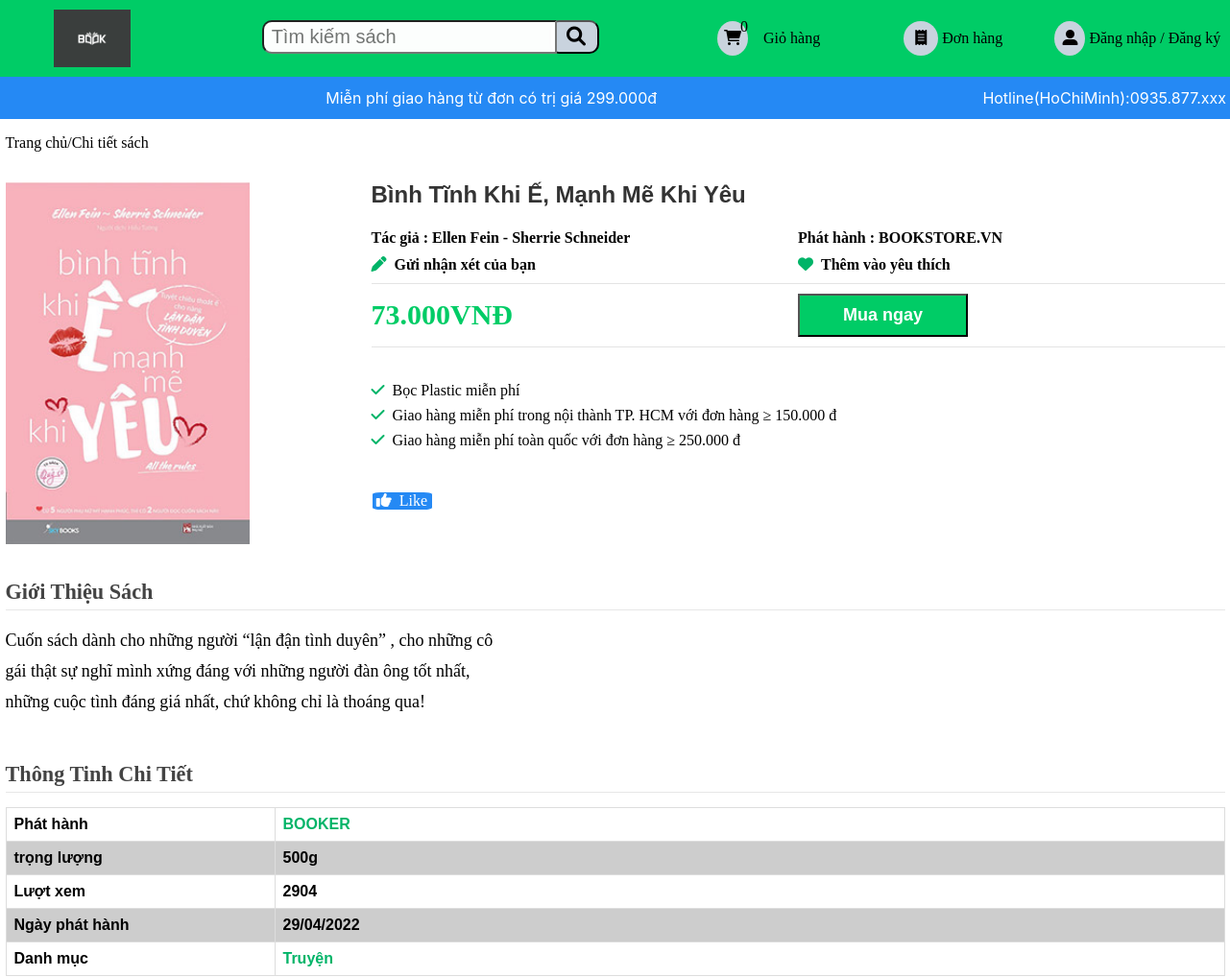
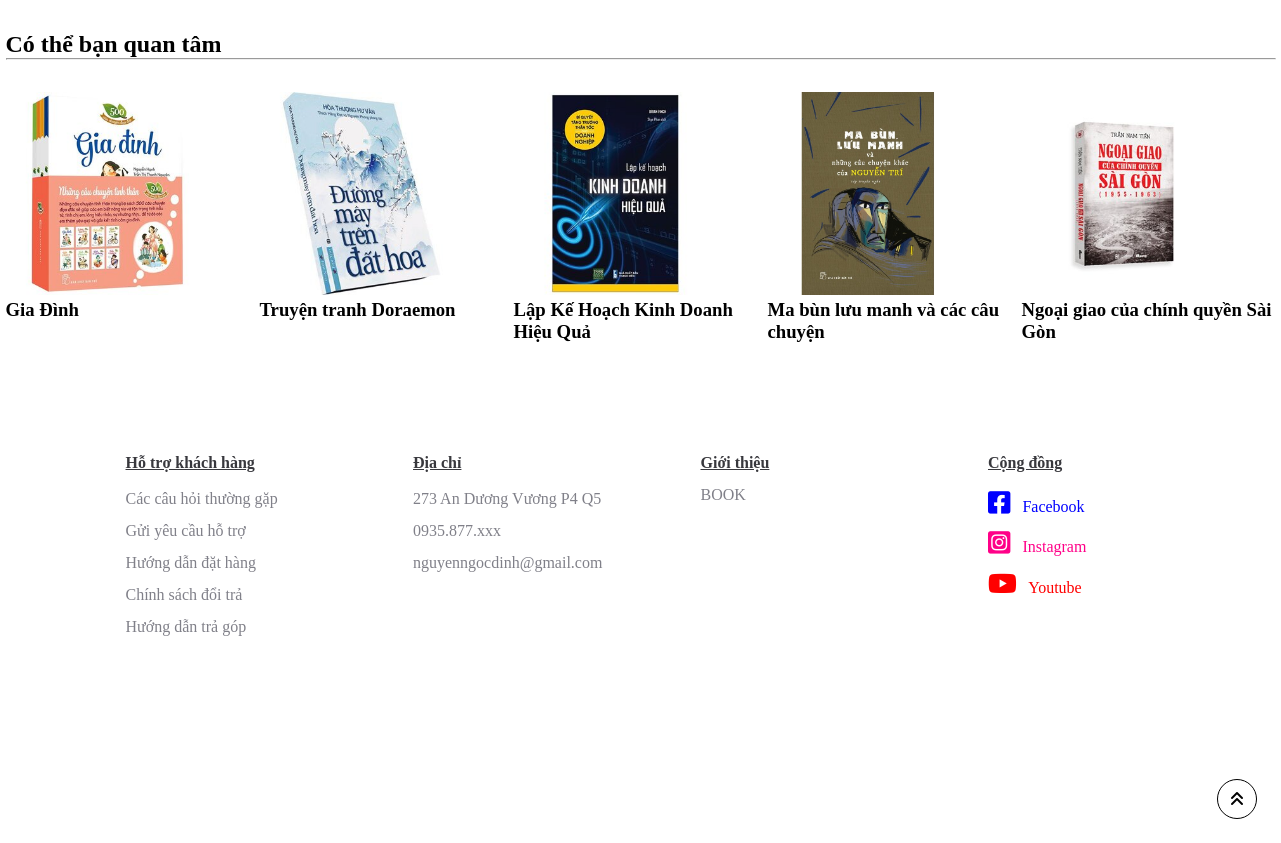
/chitietsanpham.php?id=1, run on the app's committed database (2 pictures, top to bottom).
### tables this page shows
CREATE TABLE `t_san_pham` (
  `t_san_pham_id` int(10) NOT NULL,
  `ten_san_pham` varchar(255) NOT NULL,
  `gia_san_pham` int(6) NOT NULL,
  `anh_san_pham` varchar(100) NOT NULL,
  `tac_gia` varchar(50) NOT NULL,
  `the_loai` varchar(50) NOT NULL,
  `chi_tiet_san_pham` varchar(400) NOT NULL
);

### chitietsanpham.php (the view, shortened to what this page needs)
<!DOCTYPE html>
<html lang="en">
<head>
    <link rel="stylesheet" href="https://cdnjs.cloudflare.com/ajax/libs/font-awesome/6.0.0-beta3/css/all.min.css">
    <link rel="stylesheet" href="css/chitietsanpham.css">
</head>
<?php
    include('./config/config.php');
    if(isset($_GET['id'])){
        $id=$_GET['id'];
    }else{
        header('location:index.php');
        $id="";
    }
    $sql_detail = mysqli_query($connect,"SELECT * FROM t_san_pham WHERE t_san_pham_id='$id'");
    $chi_tiet_san_pham = mysqli_fetch_assoc($sql_detail);
?>
<body>
<div id="wrapper">
    <?php
        include('./include/header.php');
    ?>
    <div id="container">
    <div id="blockMap">
            <div id="map">
                <span><a class="text-black" href="./index.php">Trang chủ/Chi tiết sách</a></span>
            </div>
        </div>
        <div class="chi-tiet-san-pham">
            <form action="" method="POST"  >
            <div class="left-content">
                <div class="img">
                    <img  onclick="" src="./assets/imgs/<?php echo $chi_tiet_san_pham['anh_san_pham'] ?>" alt="<?php echo $chi_tiet_san_pham['anh_san_pham'] ?>">
                </div>
            </div>
            <div class="right-content">
                <div class="ten-sach">
                    <h3><?php echo $chi_tiet_san_pham['ten_san_pham'] ?></h3>
                </div>
                <div class="row groups">
                    <div class="col col-2 tac-gia">
                        <p>Tác giả : <?php echo $chi_tiet_san_pham['tac_gia'] ?></p>
                    </div>
                    <div class="col col-2 phat-hanh">
                        <p>Phát hành : BOOKSTORE.VN</p>
                    </div>
                </div>
                <div class="row groups ">
                    <div class="col col-2 nhan-xet">
                        <p><i class="fa-solid fa-pen"></i>Gửi nhận xét của bạn</p>
                    </div>
                    <div class="col col-2 yeu-thich">
                        <p><i class="fa-solid fa-heart"></i>Thêm vào yêu thích</p>
                    </div>
                </div>
                <div class="mua-sach">
                    <div class="col col-2 gia-sach">
                        <p><?php echo number_format($chi_tiet_san_pham['gia_san_pham'], 0, '', '.') ?>VNĐ</p>
                    </div>
                    <div class="col col-2 mua-ngay">
                        <input type="submit" name="mua_san_pham" value="Mua ngay" class="btn-mua-ngay" >
                    </div>
                </div>
                <div class="uu-dai">
                    <p><i class="fa-solid fa-check"></i>Bọc Plastic miễn phí </p>
                    <p><i class="fa-solid fa-check"></i>Giao hàng miễn phí trong nội thành TP. HCM với đơn hàng  ≥ 150.000 đ    </p>
                    <p><i class="fa-solid fa-check"></i>Giao hàng miễn phí toàn quốc với đơn hàng ≥ 250.000 đ</p>
                </div>
                <div class="like">
                    <p style="color: #fff;" ><i class="fa-solid fa-thumbs-up" style="color: #fff;" ></i>Like</p>
                </div>
            </div>
            </form>
        </div>
        <br>
        <div class="gioi-thieu-sach">
            <div class="title-gioi-thieu">
                <h3>Giới thiệu sách</h3>
            </div>
            <div class="gioi-thieu">
                <p><?php echo $chi_tiet_san_pham['chi_tiet_san_pham'] ?>
                </p>
            </div>
        </div>
        <div class="thong-tin-chi-tiet">
            <div class="title-thong-tin">
                <h3>Thông tinh chi tiết</h3>
            </div>
            <div class="thong-tin">
                <table>
                    <tr>
                        <th class="th-title">Phát hành</th>
                        <th style="color: #00b468; cursor: pointer;" >BOOKER</th>
                    </tr>
                    <tr>
                        <th class="th-title">trọng lượng</th>
                        <th>500g</th>
                    </tr>
                    <tr>
                        <th class="th-title">Lượt xem</th>
                        <th>2904</th>
                    </tr>
                    <tr>
                        <th class="th-title">Ngày phát hành</th>
                        <th>29/04/2022</th>
                    </tr>
                    <tr>
                        <th class="th-title">Danh mục</th>
                        <th style="color: #00b468; cursor: pointer;" >Truyện  </th>
                    </tr>
                </table>
            </div>
        </div>
        <div class="row block" id="module_publishing">
            <h2>
                Có thể bạn quan tâm
            </h2>
            <hr>
            <div class="col col-5">
                <div class="card">
                    <div class="img">
                        <img  onclick="" src="./assets/imgs/bo-sach-500-cau-chuyen-dao-duc.jpg" alt="">
                    </div>
                    <div class="tensp">
                        <h3>Gia Đình</h3>
                    </div>
                </div>
            </div>
            <div class="col col-5">
                <div class="card">
                    <div class="img">
                        <img  onclick="" src="./assets/imgs/duong-may-tren-dat-hoa.jpg" alt="">
                    </div>
                    <div class="tensp">
                        <h3>Truyện tranh Doraemon</h3>
                    </div>
                </div>
            </div>
            <div class="col col-5">
                <div class="card">
                    <div class="img">
                        <img  onclick="" src="./assets/imgs/lap-ke-hoach-kinh-doanh-hieu-qua.jpg" alt="">
                    </div>
                    <div class="tensp">
                        <h3>Lập Kế Hoạch Kinh Doanh Hiệu Quả</h3>
                    </div>
                </div>
            </div>
            <div class="col col-5">
                <div class="card">
                    <div class="img">
                        <img  onclick="" src="./assets/imgs/ma-bun-luu-manh-mt.jpg" alt="">
                    </div>
                    <div class="tensp">
                        <h3>Ma bùn lưu manh và các câu chuyện</h3>
                    </div>
                </div>
            </div>
            <div class="col col-5">
                <div class="card">
                    <div class="img">
                        <img  onclick="" src="./assets/imgs/ngoai-giao-cua-chinh-quyen-sai-gon.jpg" alt="">
                    </div>
                    <div class="tensp">
                        <h3>Ngoại giao của chính quyền Sài Gòn</h3>
                    </div>
                </div>
            </div>
        </div>
    </div>
    <?php
        include('./include/footer.php')
    ?>
</div>
</body>
</html>

### css/chitietsanpham.css (style rules this page uses)
* { padding: 0; margin: 0; box-sizing: border-box; }
a { text-decoration: none; }
table { font-family: arial, sans-serif; border-collapse: collapse; width: 100%; }
td, th { border: 1px solid #dddddd; text-align: left; padding: 8px; }
tr:nth-child(even) { background-color: #cdcdcd; }
.text-black { color: #000 !important; }
.row::after { content:""; display: flex; clear: both; }
.col { float: left; }
.col-2 { width: 50%; }
.col-5 { width: 20%; }
#container { margin-top: 96px; margin-right: auto; margin-left: auto; width: 1270px; margin-bottom: 100px; }
.chi-tiet-san-pham { margin-top: 32px; margin-right: auto; margin-left: auto; width: 100%; background-color: #fff; }
.left-content { width: 25%; float: left; }
.left-content .img { width: 80%; }
.left-content .img img { width: 100%; }
.right-content { width: 70%; float: right; }
.right-content .ten-sach { margin: 0; padding: 0 0 24px 0; text-transform: capitalize; color: #333; line-height: 25px; }
.right-content .ten-sach h3 { font-size: 24px; font-family: Arial, Helvetica, sans-serif; }
.right-content .groups { margin-bottom: 10px; display: flex; justify-content: space-between; }
.right-content .tac-gia ,.phat-hanh ,.nhan-xet ,.yeu-thich { margin-right: 20px; font-weight: bold; }
.right-content .mua-sach { width: 100%; padding: 10px 0; position: relative; border-bottom: 1px solid #e4e4e4; border-top: 1px solid #e4e4e4; }
.right-content .gia-sach { margin: 5px 0; }
.right-content .gia-sach p { font-weight: bold; font-size: 30px; color: #00cc66; }
.right-content .btn-mua-ngay { padding: 10px 45px; font-size: 18px; font-weight: bold; color: #fff; display: block; white-space: nowrap; background-color: #00cc66; cursor: pointer; }
.right-content .uu-dai { margin-top: 32px; }
.right-content .uu-dai p { padding: 4px 0; }
.right-content .like { margin-top: 40px; border: 1px #fff solid; background-color: #2589f4; width: 64px; text-align: center; cursor: pointer; border-radius: 15%; }
.right-content .fa-solid { margin-right: 8px; color: #00b468; }
.gioi-thieu-sach { margin-bottom: 32px; }
.gioi-thieu-sach .title-gioi-thieu ,.thong-tin-chi-tiet .title-thong-tin { text-transform: capitalize; color: #333; font-size: 19px; font-weight: normal; padding-bottom: 5px; margin-bottom: 15px; color: #444; margin-top: 15px; border-bottom: 1px solid #e7e7e7; }
.gioi-thieu-sach .gioi-thieu { width: 40%; float: left; }
.gioi-thieu-sach .gioi-thieu p { font-size: 18px; line-height: 32px; }
.thong-tin-chi-tiet { margin-bottom: 32px; }
.thong-tin-chi-tiet .thong-tin .th-title { width: 280px; }
.card { margin-top: 32px; width: 100%; }
.card .img img { width: 80%; }

### css/header.css (style rules this page uses)
* { padding: 0; margin: 0; box-sizing: border-box; }
a { text-decoration: none; }
table { font-family: arial, sans-serif; border-collapse: collapse; width: 100%; }
td, th { border: 1px solid #dddddd; text-align: left; padding: 8px; }
tr:nth-child(even) { background-color: #cdcdcd; }
.text-black { color: #000 !important; }
.row::after { content:""; display: flex; clear: both; }
.col { float: left; }
.col-2 { width: 50%; }
.col-5 { width: 20%; }

### data on the page
t_san_pham: anh_san_pham (picture), ten_san_pham "Bình Tĩnh Khi Ế, Mạnh Mẽ Khi Yêu", tac_gia "Ellen Fein - Sherrie Schneider", gia_san_pham "73.000", chi_tiet_san_pham "Cuốn sách dành cho những người “lận đận tình duyên” , cho những cô gái thật sự nghĩ mình xứng đáng với những người đàn ông tốt nhất, những cuộc tình đáng giá nhất, chứ không chỉ là thoáng qua!"

### other printed values
$tong_so_luong_gio "0"
